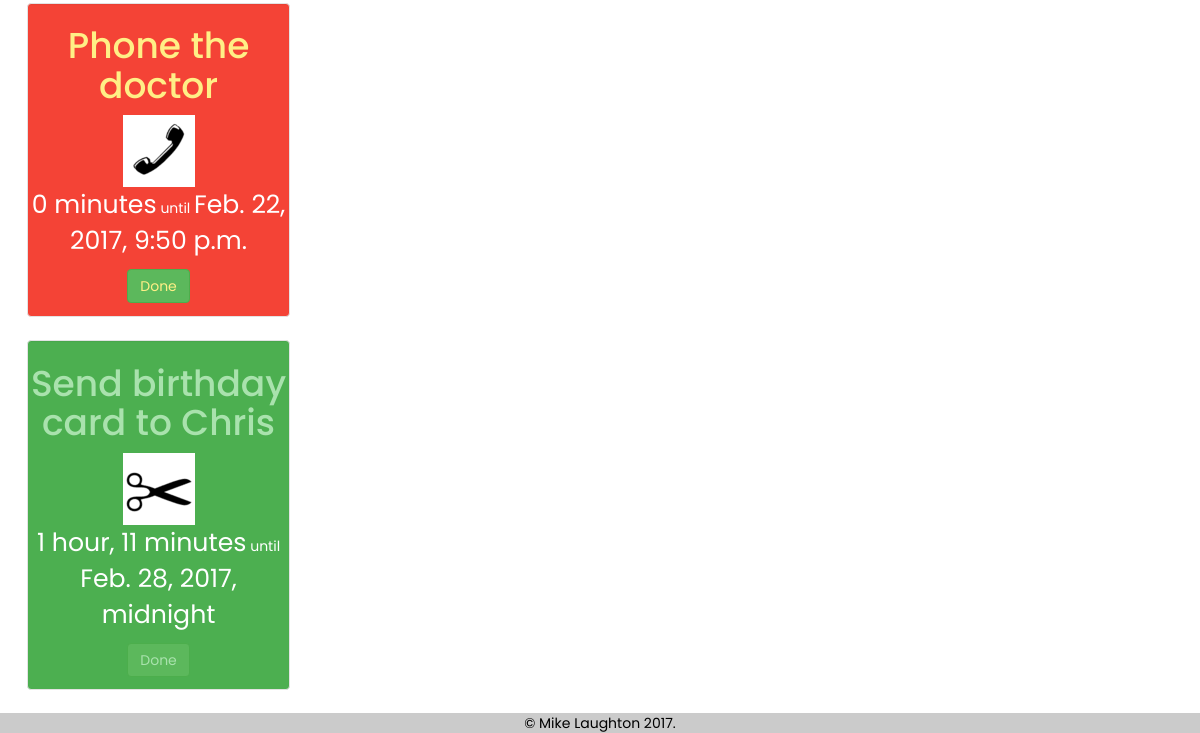
Page / (signed in, lower part) on the earlier database version.
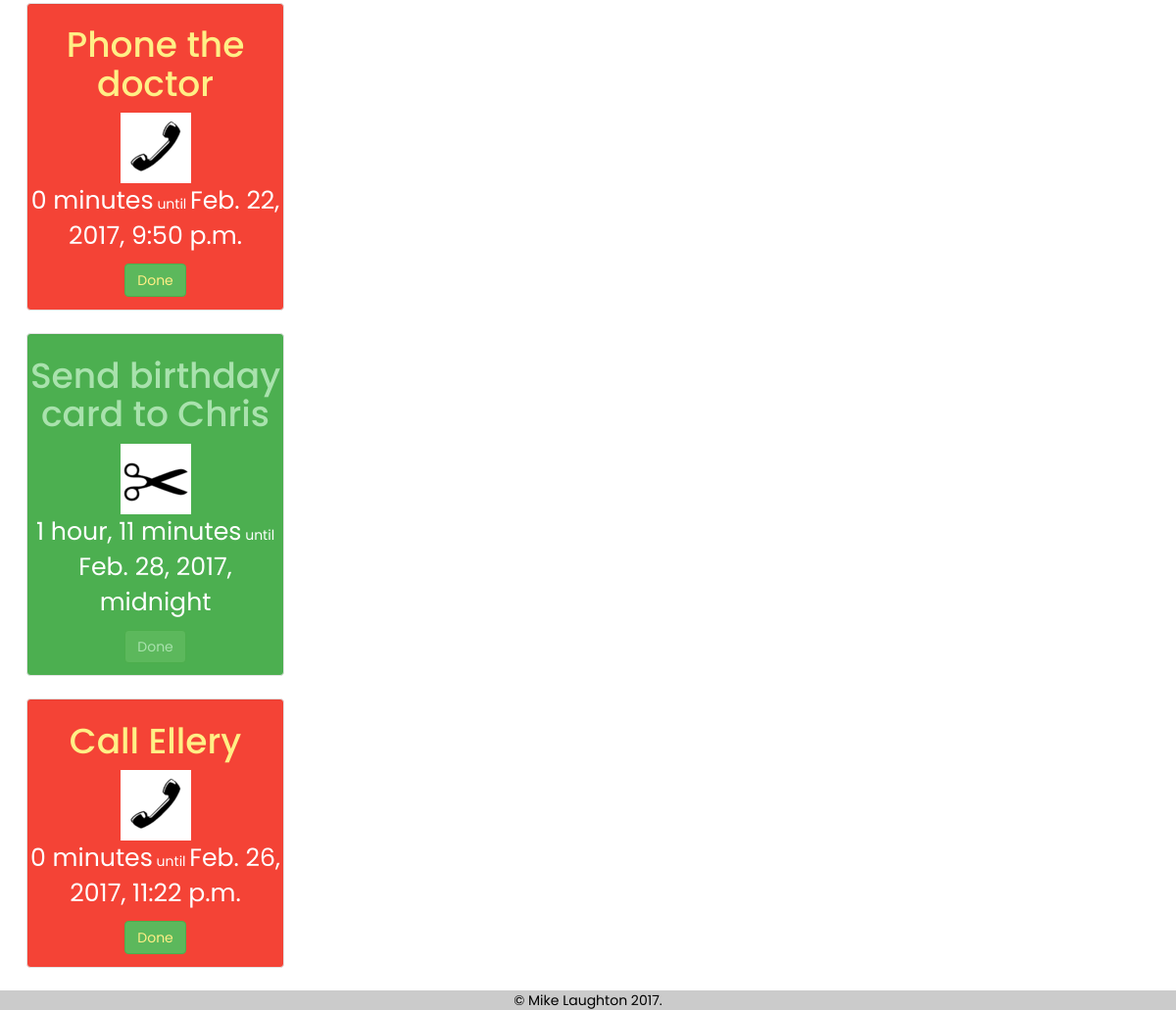
Same page on the later database version.
### reminders/models.py (models this page shows, shortened)
class Task(models.Model):
	user = models.ForeignKey(settings.AUTH_USER_MODEL,on_delete=models.CASCADE,blank=True,null=True)
	label = models.CharField(max_length=200)
	entry_date = models.DateTimeField(_('Date entered'))
	deadline = models.DateTimeField(_('Deadline'),blank=True,null=True)
	icon = models.ForeignKey(Icon,null=True,blank=True)
	is_secret = models.BooleanField(_('Secret?'))
	countdown = models.BooleanField(_('Countdown'),help_text=_('Countdown or countup?'),default=True)
	colour = models.CharField(_('Colour'),choices=COLOUR_CHOICES,default=COLOUR_CHOICES[0][0],max_length=7)
	def last_performed(self):
		return self.performance_set.order_by('-perf_date')[0].perf_date

class Icon(models.Model):
	icon = models.ImageField(upload_to='uploads/%Y/%m/%d/')
	description = models.CharField(_('Description'),blank=True,null=True,max_length=100)
	def __str__(self):
		return self.description

### reminders/views.py (the view)
# urls.py: url(r'^$',views.MasonryView.as_view(),name='index'),
@method_decorator(login_required,name='dispatch')
class MasonryView(generic.ListView):
	template_name = 'reminders/index_masonry.html'
	context_object_name = 'tasks'
	next = reverse_lazy("adulting:index")
	def get_queryset(self):
		return Task.objects.filter(user=self.request.user)

### reminders/templates/reminders/index_masonry.html (shortened to what this page needs)
{% extends "reminders/base_masonry.html" %}
{% load static i18n %}
{% get_media_prefix as media_prefix %}
{% block extra_head %}
		<link rel="stylesheet" href="{% static 'css/task-style.css' %}">
{% endblock %}
{% block content %}
		<div class="grid">
{% for task in tasks %}
			<div class="grid-item">
			<div class="activity-group well task-{{task.colour}}" id="task_{{ task.pk }}">
				<h1 class="activity_title">
					<a href="{% url 'reminders:detail' pk=task.pk %}">{{task.label}}</a>
				</h1>
				<img src="{% get_media_prefix %}/{{task.icon.icon}}" alt="{{task.icon}}">
				<p class="time">
					{% if task.countdown %}
					<time>{{ task.deadline|timeuntil }}</time> <span class="ancillary">{% trans 'until' noop %}</span> <time>{{ task.deadline }}</time>
					{% else %}
						{% if task.last_performed|date|length > 0 %}
						<time>{{ task.last_performed|timesince }}</time> <span class="ancillary">{% trans 'since you last did it' noop %}</span>.
						{% else %}
						{% trans 'Not yet performed' noop %}.
						{% endif %}
					{% endif %}
				</p>
				<p><a href="{% url 'reminders:perform' task_id=task.pk %}" class="btn btn-success">Done</a></p>
			</div>
			</div>
{% endfor %}
		</div>
{% endblock %}

Differences in the rows shown:
added Task: label "Call Ellery", icon.icon (picture), deadline "0 minutes", deadline "Feb. 26, 2017, 11:22 p.m."
